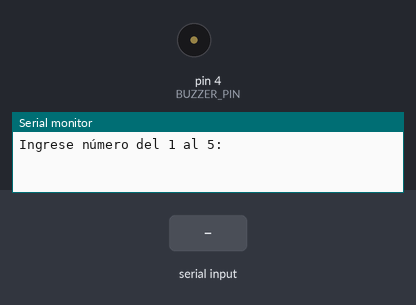
The sketch below on a simulated Arduino Uno, built with avr-gcc and run on an emulated ATmega328P. Shown: buzzer (waves = sounding), the last lines printed to the serial monitor. The inputs (shaded band) are chosen by the test bench.

Above: at 1.2 s.
1.3 s: "90,45\n" received over Serial
At 1.7 s:
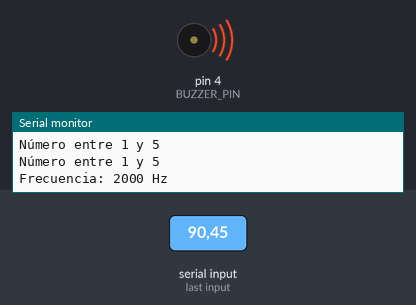
Timing chart, 0 to 4.3 s (numbered marks = the images above; inputs shaded):
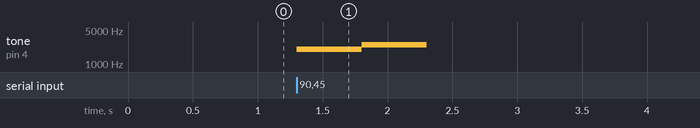

Measured:
- after the input at 1.3 s, tone on pin 4 (BUZZER_PIN): silent → 2000 Hz at once, → 2500 Hz 0.50 s later, → silent 0.50 s later

The sketch:

Buzzer.ino
```cpp
#define BUZZER_PIN 4

void setup() {
  Serial.begin(115200);
  pinMode(BUZZER_PIN, OUTPUT);
  Serial.println("Ingrese número del 1 al 5:");
}

void loop() {
  if (Serial.available()) {
    char input = Serial.read();

    if (input >= '1' && input <= '5') {
      int nivel = input - '0';
      int frecuencia = nivel * 500;  // 500Hz, 1000Hz, 1500Hz, etc.

      Serial.print("Frecuencia: ");
      Serial.print(frecuencia);
      Serial.println(" Hz");

      tone(BUZZER_PIN, frecuencia);
      delay(500);               // Suena por 0.5 segundos
      noTone(BUZZER_PIN);
    } else {
      Serial.println("Número entre 1 y 5");
    }
  }
}
```
